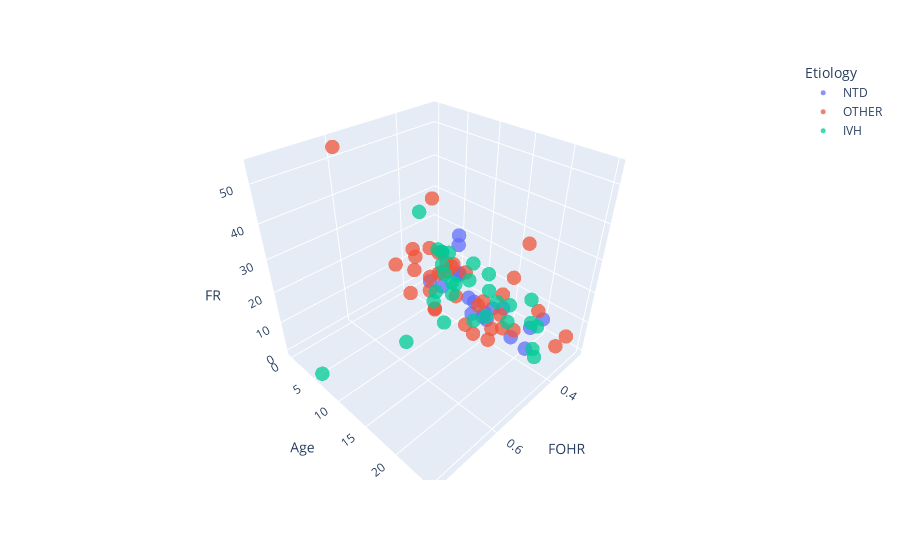

Notebook source saved alongside this figure:
### Code cell
Plot3D = px.scatter_3d(DataSet, x = "FOHR", y = "Age", z = "FR", color = "Etiology")
Plot3D.update_traces(marker_size = 5, opacity = 0.75)
Plot3D.show()

### Figure 1 — Plotly figure (JSON) as saved in the notebook; plotly's stock layout.template omitted (floating-point values rounded to 4 significant figures)
{"data": [{"hovertemplate": "Etiology=NTD<br>FOHR=%{x}<br>Age=%{y}<br>FR=%{z}<extra></extra>", "legendgroup": "NTD", "marker": {"color": "#636efa", "size": 5, "symbol": "circle"}, "mode": "markers", "name": "NTD", "opacity": 0.75, "scene": "scene", "showlegend": true, "type": "scatter3d", "x": [0.3088, 0.3763, 0.4181, 0.3383, 0.3583, 0.3481, 0.3821, 0.3764, 0.3525, 0.3741, 0.3314, 0.3214, 0.3328, 0.3504, 0.3306, 0.3461, 0.3566, 0.306, 0.3851, 0.3738], "y": [2.628, 20.63, 15.92, 4.131, 13.14, 21.67, 16.93, 18.34, 10.97, 13.49, 19.57, 6.661, 6.892, 7.503, 9, 2, 8, 6, 12, 15], "z": [11, 1, 8, 1, 3, 11, 11, 2, 4, 3, 4, 8, 19, 10, 1.768, 1.099, 24.47, 5.782, 2.867, 7.932]}, {"hovertemplate": "Etiology=OTHER<br>FOHR=%{x}<br>Age=%{y}<br>FR=%{z}<extra></extra>", "legendgroup": "OTHER", "marker": {"color": "#EF553B", "size": 5, "symbol": "circle"}, "mode": "markers", "name": "OTHER", "opacity": 0.75, "scene": "scene", "showlegend": true, "type": "scatter3d", "x": [0.3162, 0.4461, 0.3256, 0.3494, 0.3276, 0.3112, 0.362, 0.4179, 0.3418, 0.3249, 0.3942, 0.3873, 0.3989, 0.4677, 0.3279, 0.3016, 0.3325, 0.3579, 0.4334, 0.4162, 0.3497, 0.3465, 0.3847, 0.6071, 0.3401, 0.3347, 0.4083, 0.4092, 0.3521, 0.3717, 0.5094, 0.3833, 0.3894, 0.3469, 0.4232, 0.4232], "y": [23.1, 3.369, 8.025, 20.92, 14.49, 4.989, 5.228, 13.86, 24.88, 11.44, 1.106, 1.244, 1.606, 1.786, 2.833, 3.156, 5.678, 6.022, 6.575, 14.31, 15.51, 16.79, 18.92, 0.9167, 7, 18, 12, 16, 16, 15, 11, 4, 6, 2, 7, 7], "z": [1, 4, 10, 13, 2, 9, 9, 0, 9, 3, 15, 12, 8, 14, 12, 7, 10, 10, 8, 11, 12, 19, 6, 54, 0.5734, 30.34, 0.2867, 0.09557, 0.4301, 0.1911, 44.63, 7.168, 10.99, 13.86, 0.669, 1.003]}, {"hovertemplate": "Etiology=IVH<br>FOHR=%{x}<br>Age=%{y}<br>FR=%{z}<extra></extra>", "legendgroup": "IVH", "marker": {"color": "#00cc96", "size": 5, "symbol": "circle"}, "mode": "markers", "name": "IVH", "opacity": 0.75, "scene": "scene", "showlegend": true, "type": "scatter3d", "x": [0.3394, 0.7706, 0.3191, 0.3929, 0.3642, 0.4244, 0.3333, 0.3092, 0.2878, 0.3352, 0.4113, 0.4034, 0.3839, 0.408, 0.395, 0.3062, 0.3333, 0.3176, 0.2887, 0.375, 0.448, 0.2933, 0.361, 0.5627, 0.3318, 0.3427, 0.3316, 0.3473], "y": [9.906, 5.717, 13.53, 8.636, 21.35, 8.894, 20.59, 2.517, 10.58, 3.908, 6.147, 9.253, 14.41, 23.03, 12.84, 15.21, 19.65, 2.142, 2.958, 8.475, 10, 18, 4, 9, 16, 13, 9, 0], "z": [16, 0, 5, 11, 1, 16, 6, 11, 10, 9, 2, 8, 5, 4, 2, 5, 6, 12, 10, 9, 1.147, 9.652, 0.08123, 0.6212, 1.434, 9.891, 8.505, 24.85]}], "layout": {"legend": {"title": {"text": "Etiology"}, "tracegroupgap": 0}, "margin": {"t": 60}, "scene": {"domain": {"x": [0, 1], "y": [0, 1]}, "xaxis": {"title": {"text": "FOHR"}}, "yaxis": {"title": {"text": "Age"}}, "zaxis": {"title": {"text": "FR"}}}}}
